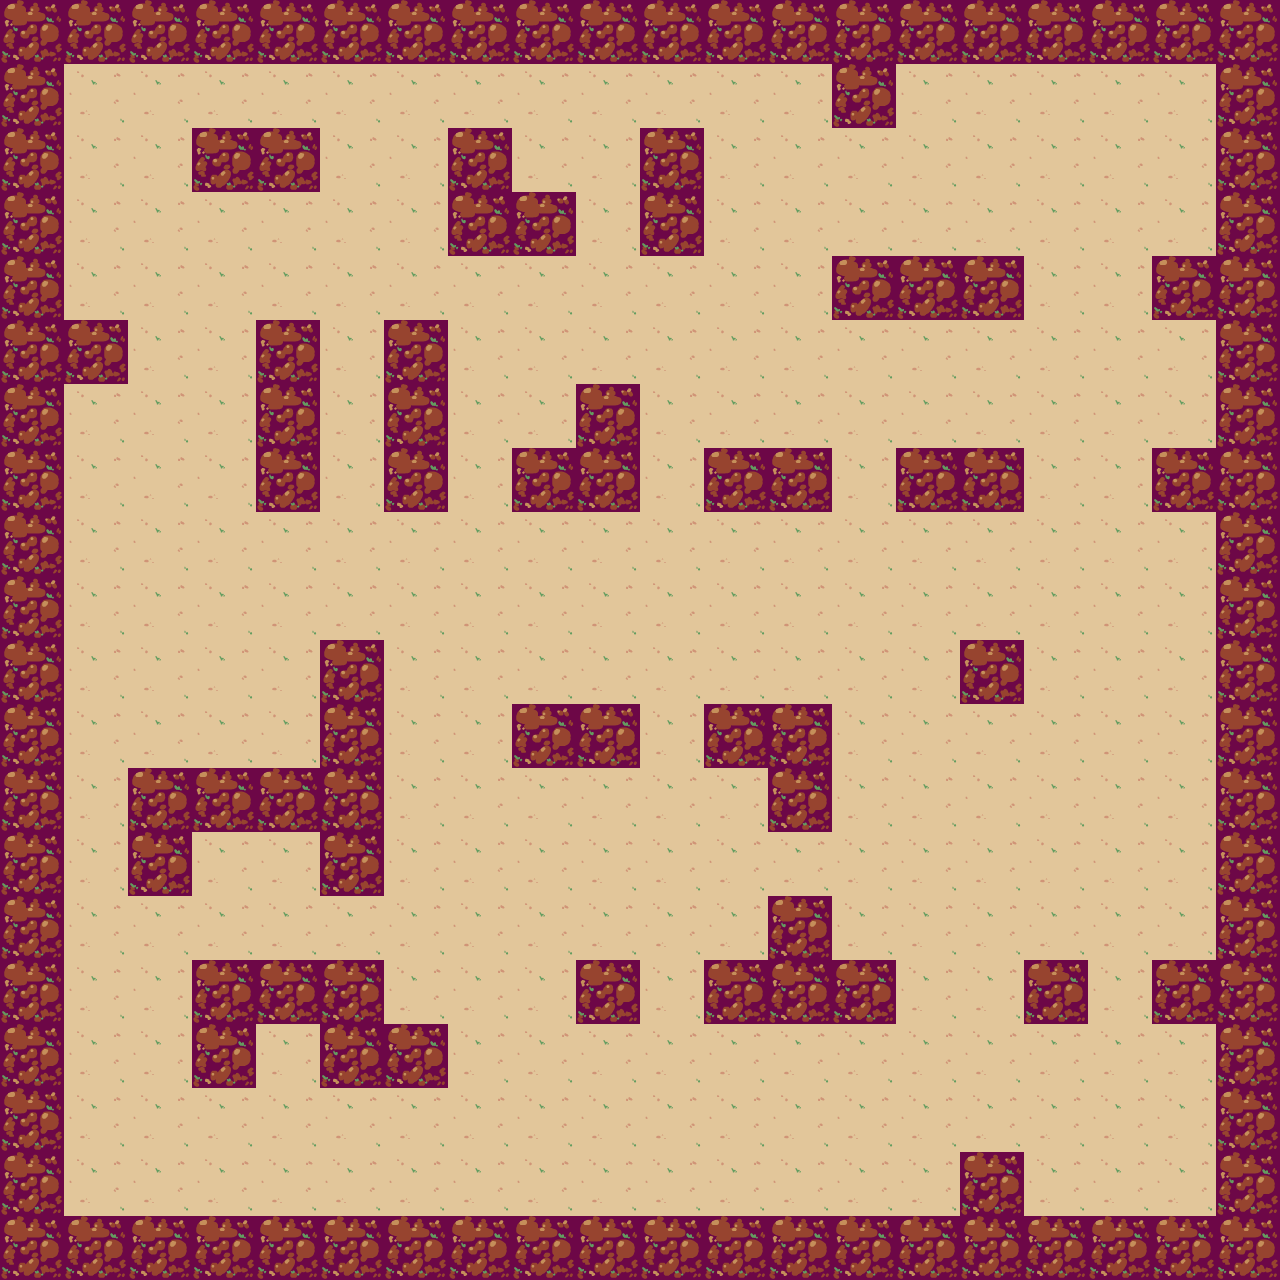

This is a level from a 2D game, rendered from its Tiled map with the project's own tilesets. A one-line summary and the map file follow, with tile-layer data summarised:
An orthogonal 20x20 tile map with 64x64 px tiles, 1 tile layer (Tile Layer 1) and 5 objects.

<map version="1.0" orientation="orthogonal" width="20" height="20" tilewidth="64" tileheight="64">
 <tileset firstgid="1" name="tiles" tilewidth="64" tileheight="64">
  <image source="tiles.png" width="192" height="64" />
  <tile id="0">
   <properties>
    <property name="blocked" value="true" />
   </properties>
  </tile>
  <tile id="1">
   <properties>
    <property name="walkable" value="true" />
   </properties>
  </tile>
  <tile id="2">
   <properties>
    <property name="falling" value="true" />
   </properties>
  </tile>
 </tileset>
 <layer name="Tile Layer 1" width="20" height="20">
  <data>[400 cells, 400 non-empty, 2 distinct tile ids]</data>
 </layer>
 <objectgroup name="Player" width="20" height="20">
  <object x="512" y="512" width="64" height="64" />
 </objectgroup>
 <objectgroup name="Zombies" width="20" height="20">
  <object x="64" y="64" width="64" height="64" />
  <object x="64" y="1152" width="64" height="64" />
  <object x="1152" y="64" width="64" height="64" />
  <object x="1152" y="1152" width="64" height="64" />
 </objectgroup>
</map>